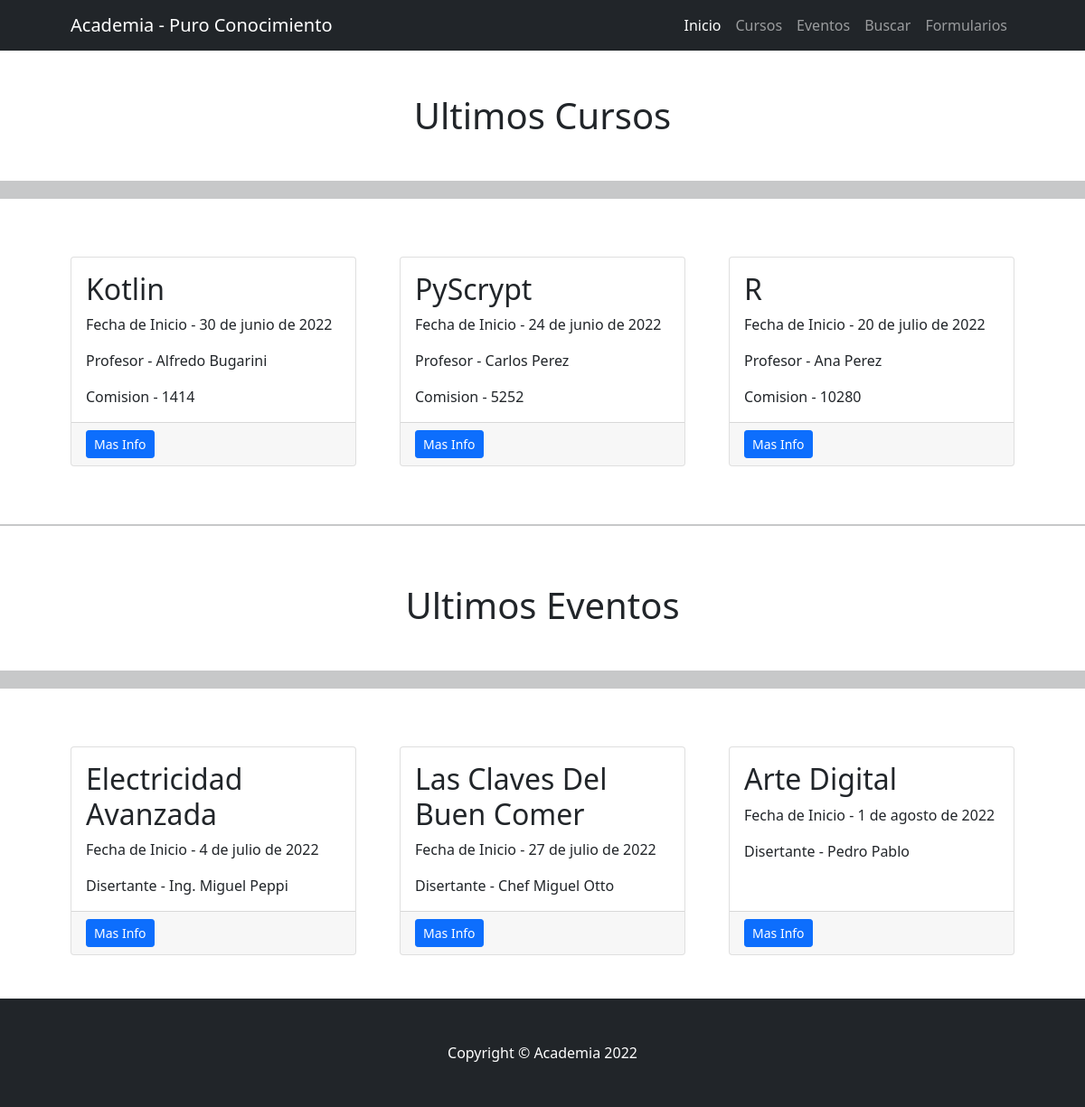
Screenshot of /paginaprueba/ with the database file from the repository.
### PaginaPruebaApp/models.py (models this page shows)
class Curso(models.Model):
    nombre = models.CharField(max_length=20)
    fecha_inicio = models.DateField()
    profesor = models.CharField(max_length=25)
    comision = models.IntegerField()

class Evento(models.Model):
    nombre_evento = models.CharField(max_length=30)
    fecha_inicio = models.DateField()
    disertante = models.CharField(max_length=30)

### PaginaPruebaApp/views.py (the view)
# urls.py: path('', inicio, name='inicio'),
def inicio(request):
    cursos = Curso.objects.all()
    cursos = cursos[len(cursos)-3:len(cursos)]
    eventos = Evento.objects.all()
    eventos = eventos[len(eventos)-3:len(eventos)]
    return render(request, "PaginaPruebaApp/index.html", {"cursos":cursos , "eventos":eventos})

### PaginaPruebaApp/templates/PaginaPruebaApp/index.html (shortened to what this page needs)
{%extends 'PaginaPruebaApp/base.html'%}
{% load static %}
{%block contenido_pagina %}
<br><br>
<h1 style="text-align: center;">Ultimos Cursos </h1>
<br>
<hr style="height: 20px;">
<br><br>
<div class="container px-4 px-lg-5">
    <div class="row gx-4 gx-lg-5">
        {%for curso in cursos%}
        <div class="col-md-4 mb-5">
            <div class="card h-100">
                <div class="card-body">
                    <h2 class="card-title">{{ curso.nombre }}</h2>
                    <p class="card-text">Fecha de Inicio - {{curso.fecha_inicio}}</p>
                    <p class="card-text">Profesor - {{curso.profesor}}</p>
                    <p class="card-text">Comision - {{curso.comision}}</p>
                </div>
                <div class="card-footer"><a class="btn btn-primary btn-sm" href="{%url 'cursos'%}">Mas Info</a></div>
            </div>
        </div>
        {%endfor%}
    </div>
</div>
<hr style="height: 2px;">
<br><br>
<h1 style="text-align: center;">Ultimos Eventos </h1>
<br>
<hr style="height: 20px;">
<br><br>
<div class="container px-4 px-lg-5">
    <div class="row gx-4 gx-lg-5">
        {%for evento in eventos%}
        <div class="col-md-4 mb-5">
            <div class="card h-100">
                <div class="card-body">
                    <h2 class="card-title">{{ evento.nombre_evento }}</h2>
                    <p class="card-text">Fecha de Inicio - {{evento.fecha_inicio}}</p>
                    <p class="card-text">Disertante - {{evento.disertante}}</p>
                </div>
                <div class="card-footer"><a class="btn btn-primary btn-sm" href="{%url 'eventos'%}">Mas Info</a></div>
            </div>
        </div>
        {%endfor%}
    </div>
</div>
{%endblock%}

### PaginaPruebaApp/templates/PaginaPruebaApp/base.html (shortened to what this page needs)
{% load static %}
<!DOCTYPE html>
<html lang="en">
    <head>
        <link href="{% static 'css/styles.css' %}" rel="stylesheet" />
    </head>
    <body>
        <nav class="navbar navbar-expand-lg navbar-dark bg-dark">
            <div class="container px-5">
                <a class="navbar-brand" href="#!">Academia - Puro Conocimiento</a>
                <div class="collapse navbar-collapse" id="navbarSupportedContent">
                    <ul class="navbar-nav ms-auto mb-2 mb-lg-0">
                        <li class="nav-item"><a class="nav-link active" aria-current="page" href="{%url 'inicio'%}">Inicio</a></li>
                        <li class="nav-item"><a class="nav-link" href="{%url 'cursos'%}">Cursos</a></li>
                        <li class="nav-item"><a class="nav-link" href="{%url 'eventos'%}">Eventos</a></li>
                        <li class="nav-item"><a class="nav-link" href="{%url 'busqueda_curso'%}">Buscar</a></li>
                        <li class="nav-item"><a class="nav-link" href="{%url 'formulario'%}">Formularios</a></li>
                    </ul>
                </div>
            </div>
        </nav>
        {%block contenido_pagina%}
        {%endblock%}
        <footer class="py-5 bg-dark">
            <div class="container px-4 px-lg-5"><p class="m-0 text-center text-white">Copyright &copy; Academia 2022</p></div>
        </footer>
    </body>
</html>

### rows the page displays
Curso: nombre "Kotlin", fecha_inicio "30 de junio de 2022", profesor "Alfredo Bugarini", comision "1414"
Curso: nombre "PyScrypt", fecha_inicio "24 de junio de 2022", profesor "Carlos Perez", comision "5252"
Curso: nombre "R", fecha_inicio "20 de julio de 2022", profesor "Ana Perez", comision "10280"
Evento: nombre_evento "Electricidad Avanzada", fecha_inicio "4 de julio de 2022", disertante "Ing. Miguel Peppi"
Evento: nombre_evento "Las Claves Del Buen Comer", fecha_inicio "27 de julio de 2022", disertante "Chef Miguel Otto"
Evento: nombre_evento "Arte Digital", fecha_inicio "1 de agosto de 2022", disertante "Pedro Pablo"
